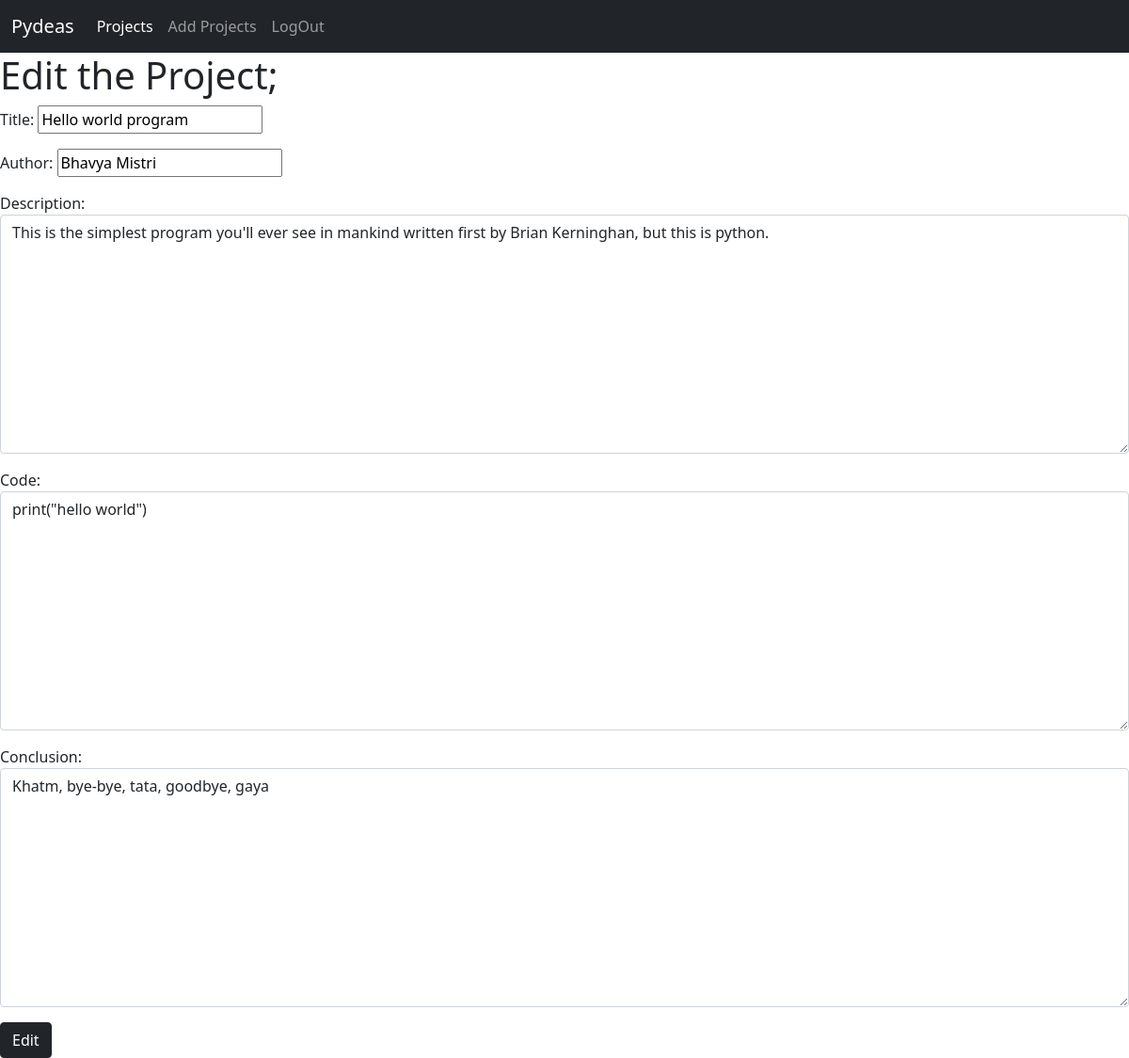
The app's page /edit/1 (signed in) with its own data.
### project/models.py (models this page shows, shortened)
class Post(models.Model):
    title= models.CharField(max_length=100)
    author= models.CharField(max_length=50)
    datetime= models.DateTimeField(default=timezone.now)
    description=models.TextField()
    code=models.TextField()
    conclusion=models.TextField()

### project/views.py (the view)
# urls.py: path("edit/<int:pk>",EditPost.as_view(),name="Edit_Post"),
class EditPost(UpdateView):
    model=Post
    form_class=Blog_Form
    template_name="edit_p.html"

### project/forms.py
class Blog_Form(ModelForm):
    class Meta:
        model=Post
        fields=["title","author","description","code","conclusion"]
        widgets={
            "title":TextInput(attrs={"class":"input","placeholder":"Add title"}),
            "author":TextInput(attrs={"class":"input","placeholder":"Author??"}),
            "description":Textarea(attrs={"class":"form-control","placeholder":"Main writing"}),
            "code":Textarea(attrs={"class":"form-control","placeholder":"the code?"}),
            "conclusion":Textarea(attrs={"class":"form-control","placeholder":"khatm karde bhai"})
        }

### project/templates/edit_p.html (shortened to what this page needs)
{% extends 'base.html' %}
{% block content %}
<h1>Edit the Project;</h1>
<div class="form-group">
<form method=POST>
    {{form.as_p}}
    <button type="submit" class="btn btn-dark">Edit</button>
</form>
</div>
{% endblock %}

### records on screen
Post: title "Hello world program", author "Bhavya Mistri", description "This is the simplest program you'll ever see in mankind written first by Brian Kerninghan, but this is python.", code "print(\"hello world\")", conclusion "Khatm, bye-bye, tata, goodbye, gaya"
